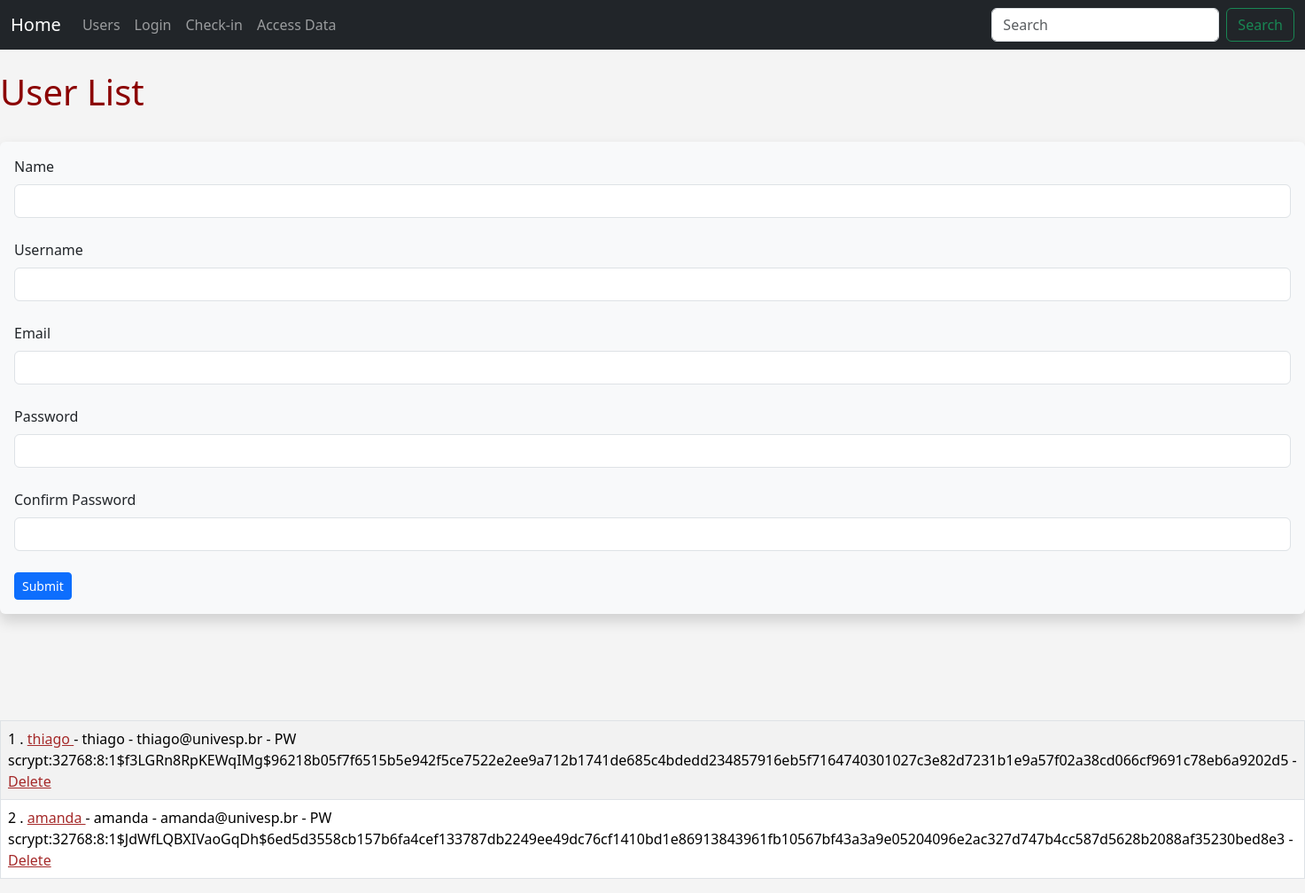
Screenshot of /user/add with the database file from the repository.
### app.py (models this page shows, shortened)
class Users(db.Model, UserMixin):
    id = db.Column(db.Integer, primary_key=True)
    username = db.Column(db.String(20), unique=True, nullable=False)
    name = db.Column(db.String(80), nullable=False)
    email = db.Column(db.String(120), unique=True, nullable=False)
    date_added = db.Column(db.DateTime, default=datetime.now().replace(microsecond=0))
    password_hash = db.Column(db.String(128))
    posts = db.relationship('Posts', backref='poster')
    @property
    def password(self):
        raise AttributeError('password os not a readable attribute!')

### app.py (the view, shortened to what this page needs)
@app.route('/user/add', methods=['GET', 'POST'])
def add_user():
    name = None
    form = UserForm()
    our_users = Users.query.order_by(Users.date_added)
    return render_template("add_user.html",
             form = form,
             name=name,
             our_users=our_users )

### app.py
class UserForm(FlaskForm):
    name = StringField("Name", validators=[DataRequired()])
    username = StringField("Username", validators=[DataRequired()])
    email = StringField("Email", validators=[DataRequired()])
    password_hash = PasswordField('Password', validators=[DataRequired(), EqualTo('password_hash2', message= 'Passwords Must Match!')])
    password_hash2 = PasswordField('Confirm Password', validators=[DataRequired()])
    submit = SubmitField("Submit")

### PI/templates/add_user.html (shortened to what this page needs)
{% extends 'base.html' %}
{% block content %}
{% if name%}
<table class="table table-houver,
table-bordered table-striped">
    {% for our_user in our_users %}
    <tr>
    <td>{{ our_user.id}} . <a href="{{url_for('update', id=our_user.id)}}">
    {{ our_user.name}} </a> - {{our_user.email}} -
    {{our_user.favorite_color}} -
    <a href="{{url_for('delete', id=our_user.id)}}">Delete</a></td>
    </tr>
    {% endfor %}
    </table>
    <br/><br/>
{% else %}
    <h1>User List</h1>
    <br/>
    <div class="shadow p-3 mb-5 bg-body-tertiary rounded">
        <form method="POST">
        {{ form.name.label (class="form-label") }}
        {{ form.name(class="form-control" )}}
        <br/>
        {{ form.username.label (class="form-label") }}
        {{ form.username(class="form-control" )}}
        <br/>
        {{ form.email.label (class="form-label") }}
        {{ form.email(class="form-control")}}
        <br/>
        {{ form.password_hash.label (class="form-label") }}
        {{ form.password_hash(class="form-control" )}}
        <br/>
        {{ form.password_hash2.label (class="form-label") }}
        {{ form.password_hash2(class="form-control" )}}
        <br/>
        {{ form.submit(class="btn btn-primary btn-sm")}}
    </form>
    </div>
<br/><br/><br/>
<table class="table table-houver,
table-bordered table-striped">
{% for our_user in our_users %}
    <tr>
    <td>{{ our_user.id}} .
    <a href="{{url_for('update', id=our_user.id)}}">
    {{our_user.name}} </a> - {{our_user.username}} - {{our_user.email}} -
    PW {{our_user.password_hash}} -
    <a href="{{url_for('delete', id=our_user.id)}}">Delete</a></td>
    </tr>
{% endfor %}
</table>
{% endif %}
{% endblock %}

### PI/static/css/style.css (style rules this page uses)
h1 { color: darkred; font-size: 40px; }
a { color:brown; }
body { background: #f4f4f4; }

### rows the page displays
Users: id "1", name "thiago", username "thiago", email "thiago@univesp.br", password_hash "scrypt:32768:8:1$f3LGRn8RpKEWqIMg$96218b05f7f6515b5e942f5ce7522e2ee9a712b1741de685c4bdedd234857916eb5f7164740301027c3e82d7231b1e9a57f02a38cd066cf9691c78eb6a9202d5"
Users: id "2", name "amanda", username "amanda", email "amanda@univesp.br", password_hash "scrypt:32768:8:1$JdWfLQBXIVaoGqDh$6ed5d3558cb157b6fa4cef133787db2249ee49dc76cf1410bd1e86913843961fb10567bf43a3a9e05204096e2ac327d747b4cc587d5628b2088af35230bed8e3"
